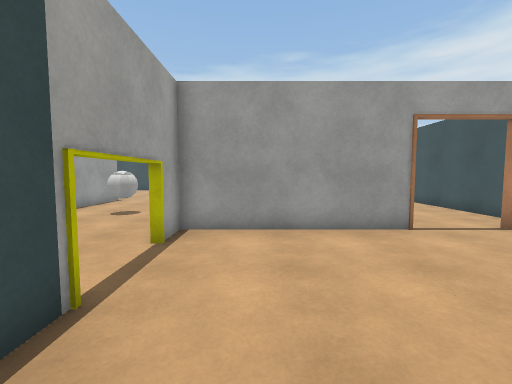
[1] (above)

22 first-person views from a walk through a 3-D level made in the Unity game engine. The camera is 1.4 m above the floor, tilts 4° down and sees 90° across. Doors are open. The floor is counted in squares, 1 m on a side. Each view is taken from the middle of a square. On the plan, view 1 faces up. The plan holds only what a view shows up to about 13 squares ahead; the rest is blank. Surface patterns are stand-ins for the level's own textures.

[2]
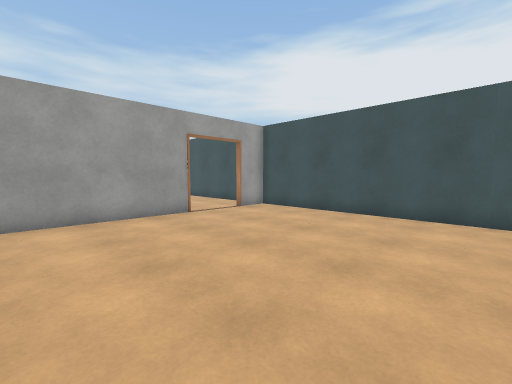

[3]
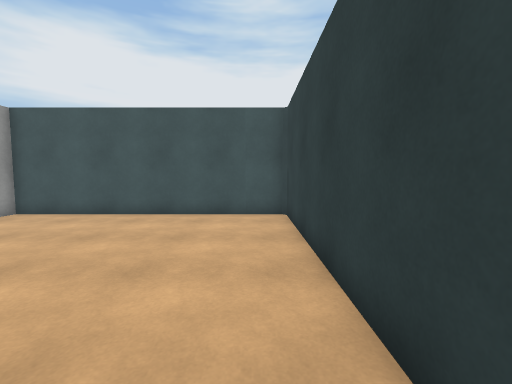

[4]
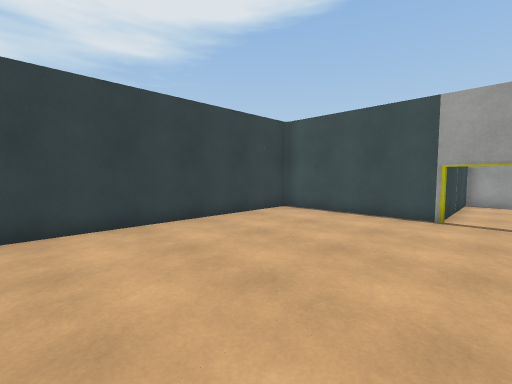

[5]
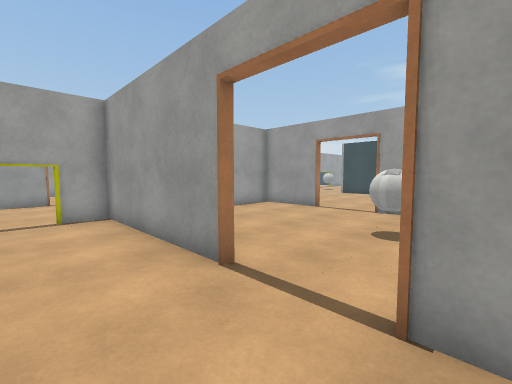

[6]
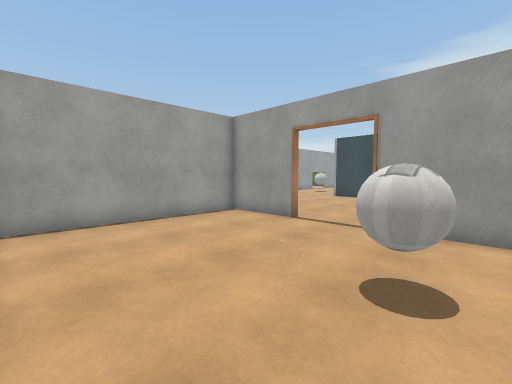

[7]
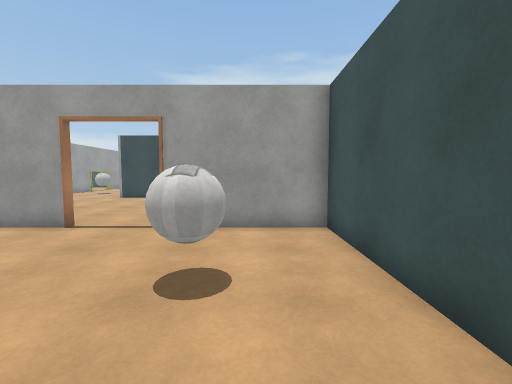

[8]
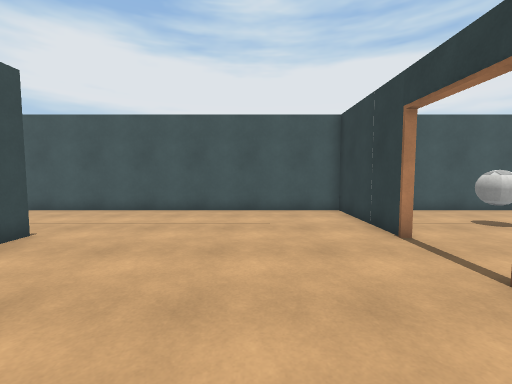

[9]
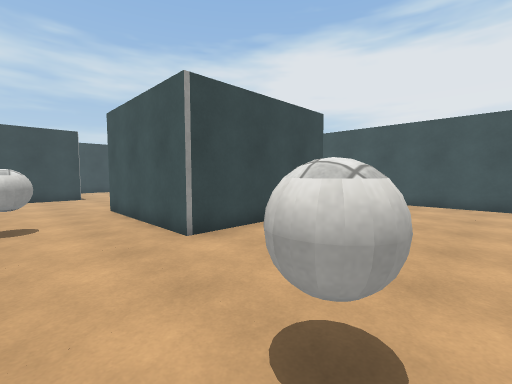

[10]
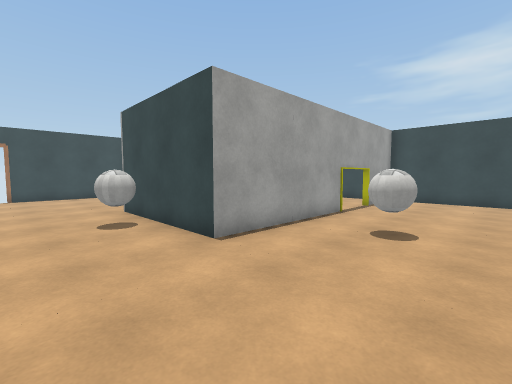

[11]
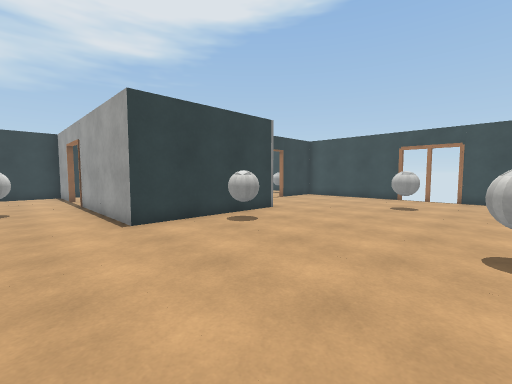

[12]
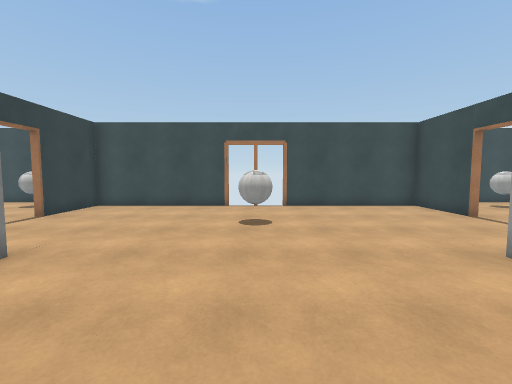

[13]
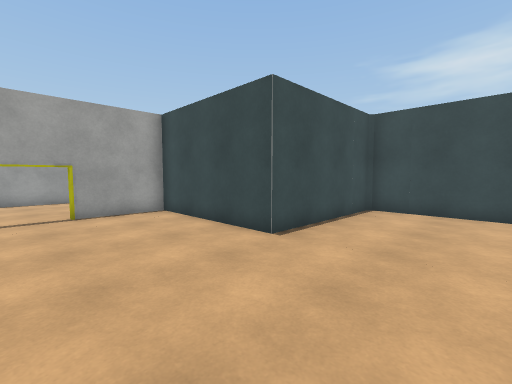

[14]
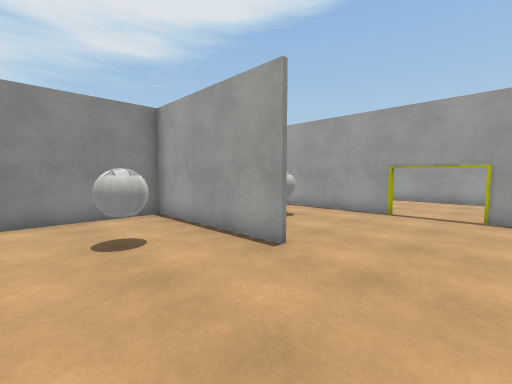

[15]
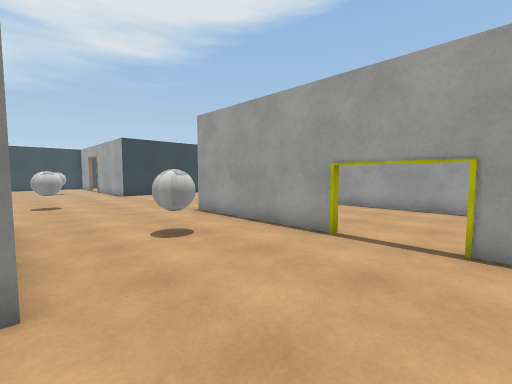

[16]
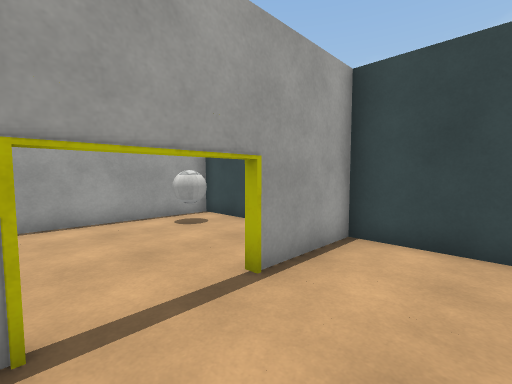

[17]
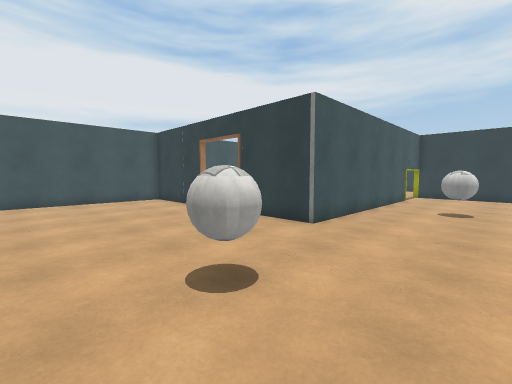

[18]
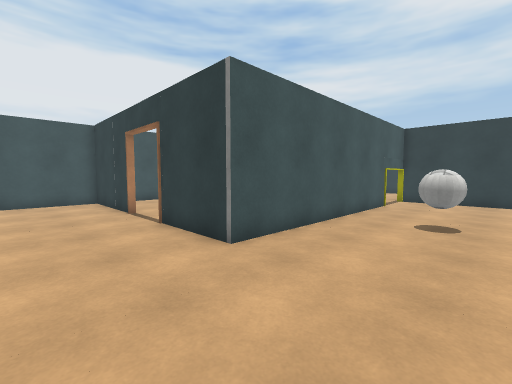

[19]
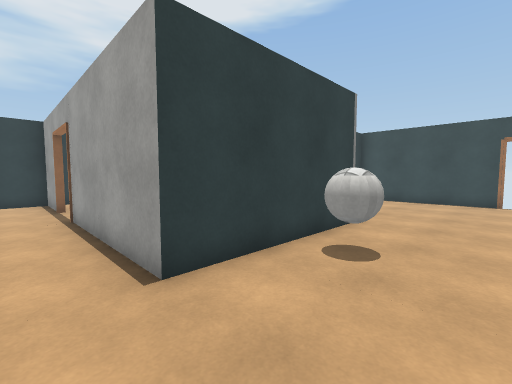

[20]
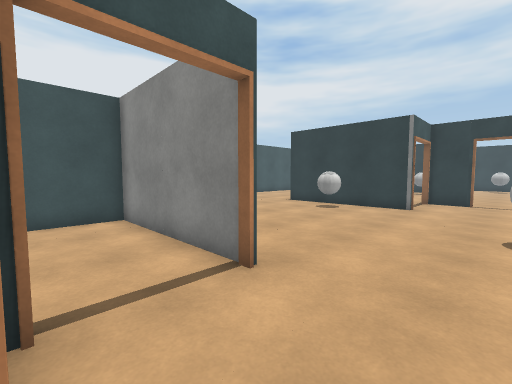

[21]
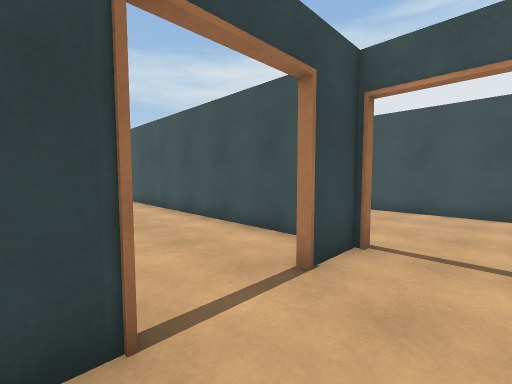

[22]
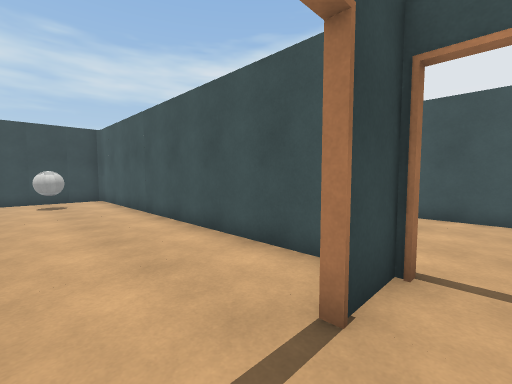

### Floor plan
Key: @ floor where view 1 was taken; # wall or solid block; . floor; D open door; ^ raised ledge.
Columns run from 22 left of view 1 to 8 right of it. Each row starts with its distance up from view 1.
 39      #####          #####
 38      ....#          #....
 37      .^..#          #....
 36      ....#          #....
 35      ....#          #....
 34      ....###  #######....
 33      ....#... #..........
 32      ....#^...#..........
 31 #    ....#....#..........
 30 #.   ....#....#.........
 29 #.^  ....#....#..........
 28   .. ....#....#..........
 27    ......#....#.....#....
 26     .....#....#.....#.^#.     #
 25   ###...##....#..#..#.^#.    .#
 24   #...........#.....#....   ..#
 23   #...........#.....#.... ....#
 22   #......######.....######....#
 21   #........^#.................#
 20  ##...........................#
 19  DD...........................#
 18  #D...^............#..........#
 17  DD...........................#
 16  ##...........................#
 15   #........^^.................#
 14   #......#######....####..#####
 13   #.......     #....#.........#
 12   #.......     #....#.........#
 11   ###...##     #....#.........#
 10     ....       #....#......^..#
  9    .. ..       #.^..#.........#
  8   ^.  ..       #....#.........#
  7 #..            .....#######..##
  6 #.             .....#........##
  5 #              #....#.........#
  4                #....#.........#
  3                #....#.........#
  2               #######.........#
  1                     #.........#
  0                     #.@.......#
 -1                     #.........#
 -2                     #.........#
 -3                     ###########

Where each view was taken, in squares from view 1:
view 1: 0 up, 0 right, facing up
view 2: 2 down, 1 left, facing up-right
view 3: 2 down, 1 left, facing right
view 4: 4 up, 7 right, facing down-left
view 5: 4 up, 7 right, facing up-left
view 6: 7 up, 6 right, facing up-left
view 7: 7 up, 6 right, facing up
view 8: 17 up, 2 left, facing right
view 9: 17 up, 5 left, facing up-right
view 10: 19 up, 3 left, facing up-left
view 11: 21 up, 5 left, facing down-left
view 12: 18 up, 9 left, facing left
view 13: 29 up, 2 right, facing up-left
view 14: 31 up, 2 right, facing down-left
view 15: 31 up, 2 left, facing down-left
view 16: 28 up, 5 left, facing up-left
view 17: 20 up, 6 left, facing down-right
view 18: 17 up, 6 left, facing down-right
view 19: 17 up, 6 left, facing down-left
view 20: 25 up, 16 left, facing down-right
view 21: 23 up, 18 left, facing up-right
view 22: 24 up, 17 left, facing up-right
